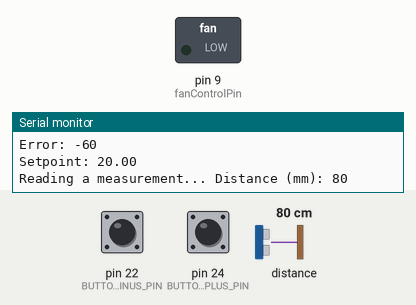
Recording of a sketch running on a simulated Arduino Mega 2560, built with avr-gcc and run on an emulated ATmega2560. On the bench: switched loads named in the sketch (green lamp = pin HIGH), the last lines printed to the serial monitor. The test bench sets the inputs (shaded band); at power-on: distance to the obstacle 80 cm, pin 24 (BUTTON_PLUS_PIN) HIGH, pin 22 (BUTTON_MINUS_PIN) HIGH. The echo pulse lasts 58.3 µs per cm.

Above: at 1.2 s.
1.3 s: distance to the obstacle set to 2 cm
At 1.9 s:
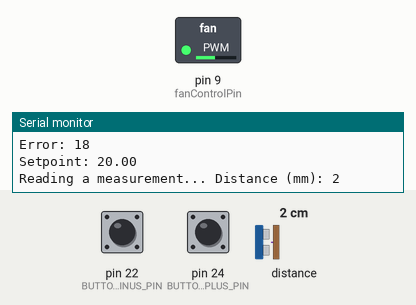
2.8 s: distance to the obstacle set to 60 cm
At 4.1 s:
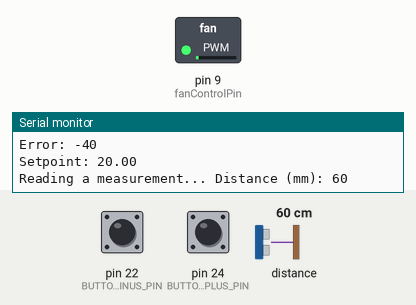
4.4 s: pin 24 (BUTTON_PLUS_PIN) pulled LOW for 1 s
At 4.73 s:
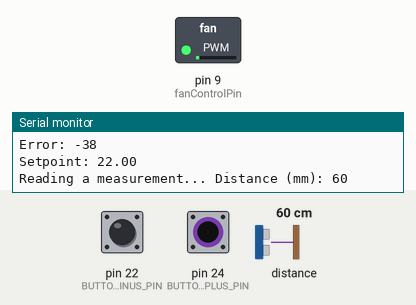
8.4 s: pin 22 (BUTTON_MINUS_PIN) pulled LOW for 0.15 s
At 9.7 s:
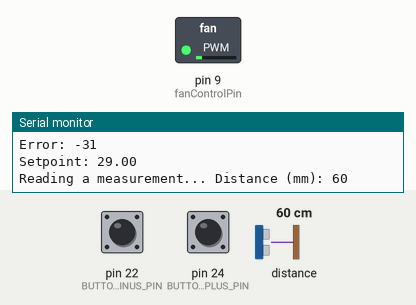
10.1 s: pin 22 (BUTTON_MINUS_PIN) pulled LOW for 1 s
At 10.43 s:
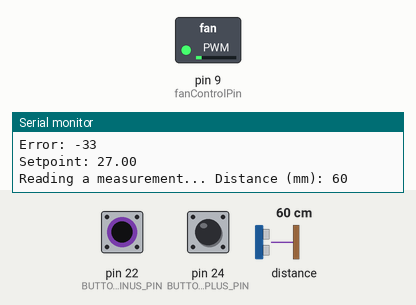
14.1 s: distance to the obstacle set to 4 cm
At 15.0 s:
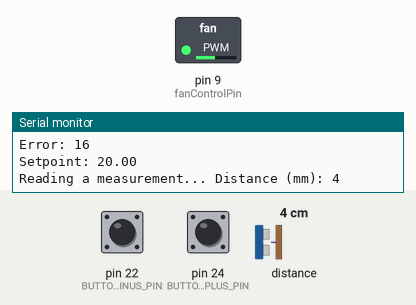
Timing chart, 0 to 16.6 s (numbered marks = the images above; inputs shaded):
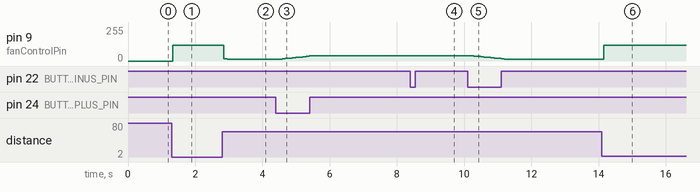

The sketch:

Afstandssensor.ino
```cpp
#include "Adafruit_VL53L0X.h"
#define BUTTON_MINUS_PIN 22
#define BUTTON_PLUS_PIN 24
#define WINDOW_SIZE 5

int i = 0;
int value = 0;
int sum = 0;
int valuesList[WINDOW_SIZE];
int avg = 0;

//define lox
Adafruit_VL53L0X lox = Adafruit_VL53L0X();
// defines pins numbers
const int trigPin = 22;
const int echoPin = 24;
// defines variables
long duration;
int distance;
//define PID'
int dt = 0.01;
double kp = 2.6;
double ki = 600;
double kd = 1;
//define setpoint
double setPoint = 20;
//define errors
int error = 0;
int error_sum = 0;
int error_div = 0;
int prev_error = 0;
//define fan pins
const int fanControlPin = 9;
const int fanPulsePin = 2;
//define pulseDuration
unsigned long pulseDuration;

void setup() {
  pinMode(BUTTON_MINUS_PIN, INPUT);
  pinMode(BUTTON_PLUS_PIN, INPUT);
  pinMode(fanControlPin, OUTPUT);
  Serial.begin(115200); // Starts the serial communication

  Serial.println("Adafruit VL53L0X test");
  if (!lox.begin()) {
    Serial.println(F("Failed to boot VL53L0X"));
    while(1);
  }
  // power
  Serial.println(F("VL53L0X API Simple Ranging example\n\n"));
}

void movingAverageFilter() { //Deze functie gooit een filter op de laser/afstand sensor en laat op de serialPlotter de grafiek zien met de normale filter en de grafiek met de movingAverage filter.
  sum -= valuesList[i];       // Remove the oldest entry from the sum
  value = lox.readRange();        // Read the next sensor value
  valuesList[i] = value;           // Add the newest reading to the window
  sum += value;                 // Add the newest reading to the sum
  i = (i+1) % WINDOW_SIZE;   // Increment the index, and wrap to 0 if it exceeds the window size

  avg = sum / WINDOW_SIZE;      // Divide the sum of the window by the window size for the result

  Serial.print("Value: ");
  Serial.println(value);
  Serial.print("Average: ");
  Serial.println(avg);

  delay(25);
}

void readPulse() { //Deze functie is voor het uitlezen van de rpm van de fan
  pulseDuration = pulseIn(fanPulsePin, LOW);
  double frequency = 1000000/pulseDuration;


  Serial.print("pulse duration:");
  Serial.println(pulseDuration);

  Serial.print("time for full rev. (microsec.):");
  Serial.println(pulseDuration*2);
  Serial.print("freq. (Hz):");
  Serial.println(frequency/2);
  Serial.print("RPM:");
  Serial.println(frequency/2*60);

}

void loop() {
  byte buttonMinusState = digitalRead(BUTTON_MINUS_PIN);
  byte buttonPlusState = digitalRead(BUTTON_PLUS_PIN);

  if(buttonMinusState == LOW){
    if(setPoint >= 21){
      setPoint -= 1;
    }
  }

  if(buttonPlusState == LOW){
    if(setPoint <= 30){
      setPoint += 1;
    }
  }

  VL53L0X_RangingMeasurementData_t measure;

  Serial.print("Reading a measurement... ");
  lox.rangingTest(&measure, false); // pass in 'true' to get debug data printout!

  if (measure.RangeStatus != 4) {  // phase failures have incorrect data
    Serial.print("Distance (mm): "); Serial.println(lox.readRange() / 10);
  } else {
    Serial.println(" out of range ");
  }

  int distance = lox.readRange() / 10;
  error = setPoint - distance;
  error_div = (error - prev_error) / dt;


  double P = kp * error ;
  double I = ki * error_sum;
  double D = kd * error_div;

  double stuurActie = P + I + D;
  prev_error = error;
  error_sum = error_sum + error * dt;


  double speed = stuurActie + 120;


  if(speed <= 0){
    speed = 0;
  }
  if(speed >= 120){
    speed = 120;
  }

  Serial.print("Speed: ");
  Serial.println(speed);
  Serial.print("PID: ");
  Serial.println(stuurActie);
  Serial.print("Error: ");
  Serial.println(error);
  Serial.print("Setpoint: ");
  Serial.println(setPoint);

  analogWrite(fanControlPin, speed);

  // movingAverageFilter();


}
```

Measured:
- after the input at 1.3 s, pin 9 (fanControlPin): 0/255 → 120/255 at once
- after the input at 2.8 s, pin 9 (fanControlPin): 120/255 → 17/255 after 0.05 s, → 15/255 0.10 s later
- after the input at 4.4 s, pin 9 (fanControlPin): moves from 15/255 to 41/255 over 0.92 s, starting after 0.18 s
- after the input at 8.4 s, pin 9 (fanControlPin): 41/255 → 40/255 after 0.15 s, → 38/255 0.10 s later
- after the input at 10.1 s, pin 9 (fanControlPin): moves from 38/255 to 15/255 over 0.92 s, starting after 0.18 s
- after the input at 14.1 s, pin 9 (fanControlPin): 15/255 → 120/255 after 0.05 s
